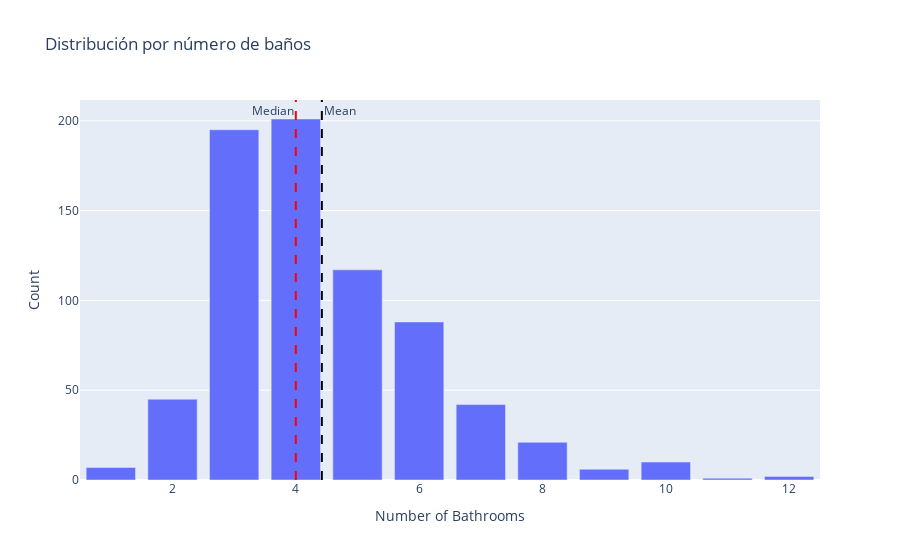

The notebook cell saved with this chart:
### Code cell
bathrooms_counts = subset["bathrooms"].value_counts().reset_index()
bathrooms_counts.columns = ["bathrooms", "count"]

fig = px.bar(
    bathrooms_counts,
    x="bathrooms",
    y="count",
    title="Distribución por número de baños",
    labels={"bathrooms": "Number of Bathrooms", "count": "Count"}
)

mean_value = subset["bathrooms"].mean()
median_value = subset["bathrooms"].median()

fig.add_vline(
    x=mean_value, 
    line=dict(color='black', dash='dash'), 
    annotation_text="Mean", 
    annotation_position="top right"
)
fig.add_vline(
    x=median_value, 
    line=dict(color='red', dash='dash'), 
    annotation_text="Median", 
    annotation_position="top left"
)

fig.update_layout(
    xaxis_title="Number of Bathrooms",
    yaxis_title="Count",
    legend_title_text="Metrics"
)

fig.show()

### Figure 1 — Plotly figure (JSON) as saved in the notebook; plotly's stock layout.template omitted (floating-point values rounded to 4 significant figures)
{"data": [{"alignmentgroup": "True", "hovertemplate": "Number of Bathrooms=%{x}<br>Count=%{y}<extra></extra>", "legendgroup": "", "marker": {"color": "#636efa", "pattern": {"shape": ""}}, "name": "", "offsetgroup": "", "orientation": "v", "showlegend": false, "textposition": "auto", "type": "bar", "x": [4, 3, 5, 6, 2, 7, 8, 10, 1, 9, 12, 11], "xaxis": "x", "y": [201, 195, 117, 88, 45, 42, 21, 10, 7, 6, 2, 1], "yaxis": "y"}], "layout": {"annotations": [{"showarrow": false, "text": "Mean", "x": 4.422, "xanchor": "left", "xref": "x", "y": 1, "yanchor": "top", "yref": "y domain"}, {"showarrow": false, "text": "Median", "x": 4, "xanchor": "right", "xref": "x", "y": 1, "yanchor": "top", "yref": "y domain"}], "barmode": "relative", "legend": {"title": {"text": "Metrics"}, "tracegroupgap": 0}, "shapes": [{"line": {"color": "black", "dash": "dash"}, "type": "line", "x0": 4.422, "x1": 4.422, "xref": "x", "y0": 0, "y1": 1, "yref": "y domain"}, {"line": {"color": "red", "dash": "dash"}, "type": "line", "x0": 4, "x1": 4, "xref": "x", "y0": 0, "y1": 1, "yref": "y domain"}], "title": {"text": "Distribución por número de baños"}, "xaxis": {"anchor": "y", "domain": [0, 1], "title": {"text": "Number of Bathrooms"}}, "yaxis": {"anchor": "x", "domain": [0, 1], "title": {"text": "Count"}}}}
